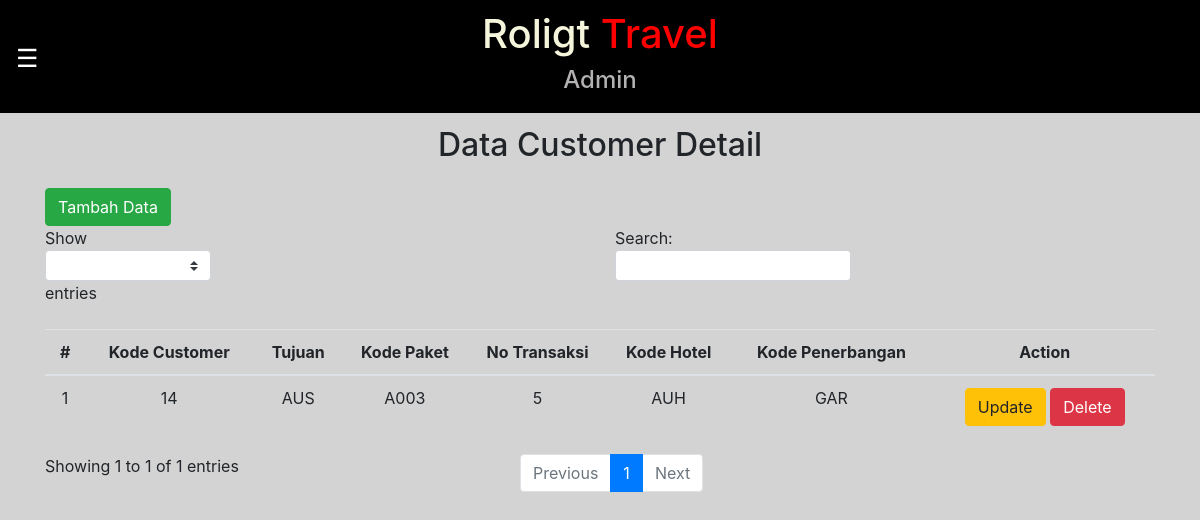
The app's page /admin/dataCustDetail.php with its own data.
### tables this page shows
CREATE TABLE `tb_cust_detail` (
  `kode_cust` int(11) NOT NULL,
  `tujuan_cust` varchar(50) NOT NULL,
  `kode_pkt` varchar(50) NOT NULL,
  `no_trans` int(100) NOT NULL,
  `kode_hotel` varchar(50) NOT NULL,
  `kode_penerbangan` varchar(50) NOT NULL,
  `flag` enum('1','0') NOT NULL
);

### admin/dataCustDetail.php (the view, shortened to what this page needs)
<?php
    include '../helper/connection.php';
?>
<html>
    <head>
        <link rel="stylesheet" href="https://stackpath.bootstrapcdn.com/bootstrap/4.1.3/css/bootstrap.min.css">
        <link rel="stylesheet" href="../css/dataStyle.css">
        <link rel="stylesheet" href="../css/navStyle.css">
    </head>
    <body>
        <main class="container" role="main" id="main">
            <div class="header fixed-top" id="header">
                <h1 id="judul1">Roligt
                    <span id="judul2">Travel</span>
                </h1>
                <h4 id="sub-judul">Admin</h4>
                <div id="nav">
                    <span style="font-size:25px;cursor:pointer" onclick="openNav()">&#9776;</span>
                </div>
            </div>
            <div class="container-table" id="data">
                <h2 class="mt-3 text-center">Data Customer Detail</h2>
                <a href="formAddCustDetail.php" class="btn btn-success mt-3">Tambah Data</a>
                    <table id="customer" class="table table-stripped text-center mt-3" style="width:100%">
                        <thead>
                            <tr>
                                <th>#</th>
                                <th>Kode Customer</th>
                                <th>Tujuan</th>
                                <th>Kode Paket</th>
                                <th>No Transaksi</th>
                                <th>Kode Hotel</th>
                                <th>Kode Penerbangan</th>
                                <th>Action</th>
                            </tr>
                        </thead>
                        <tbody>
                        <?php
                        $query = "SELECT * FROM tb_cust_detail where flag='1'";
                        $result = mysqli_query($con, $query);
                        if (mysqli_num_rows($result) > 0){
                            $index = 1;
                            while($row = mysqli_fetch_assoc($result)){
                                $kode_cust = $row["kode_cust"];
                                echo "
                                <tr>
                                    <td>" . $index++ . "</td>
                                    <td>" .$row["kode_cust"]. "</td>
                                    <td>" .$row["tujuan_cust"]. "</td>
                                    <td>" .$row["kode_pkt"]. "</td>
                                    <td>" .$row["no_trans"]. "</td>
                                    <td>" .$row["kode_hotel"]. "</td>
                                    <td>" .$row["kode_penerbangan"]. "</td>
                                    <td>
                                    <a href='formEditCustDetail.php?id=$kode_cust' class='btn btn-warning'>Update</a>
                                    <a href='../process/actionDeleteCustDetail.php?id=$kode_cust' class='btn btn-danger'>Delete</a> </td>
                                </tr>
                                ";
                            }
                        }
                        ?>
                        </tbody>
                    </table>
            </div>
        </main>
    </body>
</html>

### css/dataStyle.css (style rules this page uses)
body { padding-top: 5rem; background-color: lightgray; }
.header { background-color: black; position: fixed; width: 100%; height: auto; padding: 10px; }
h1#judul1 { color: beige; text-align: center; }
span#judul2 { color: red; text-align: center; }
h4#sub-judul { color: rgb(179, 177, 177); text-align: center; }
h2.mt-3 { padding-top: 30px; }

### css/navStyle.css (style rules this page uses)
#nav { color: white; position: absolute; top: 40px; left: 16px; }

### records on screen
tb_cust_detail: kode_cust "14", tujuan_cust "AUS", kode_pkt "A003", no_trans "5", kode_hotel "AUH", kode_penerbangan "GAR"
